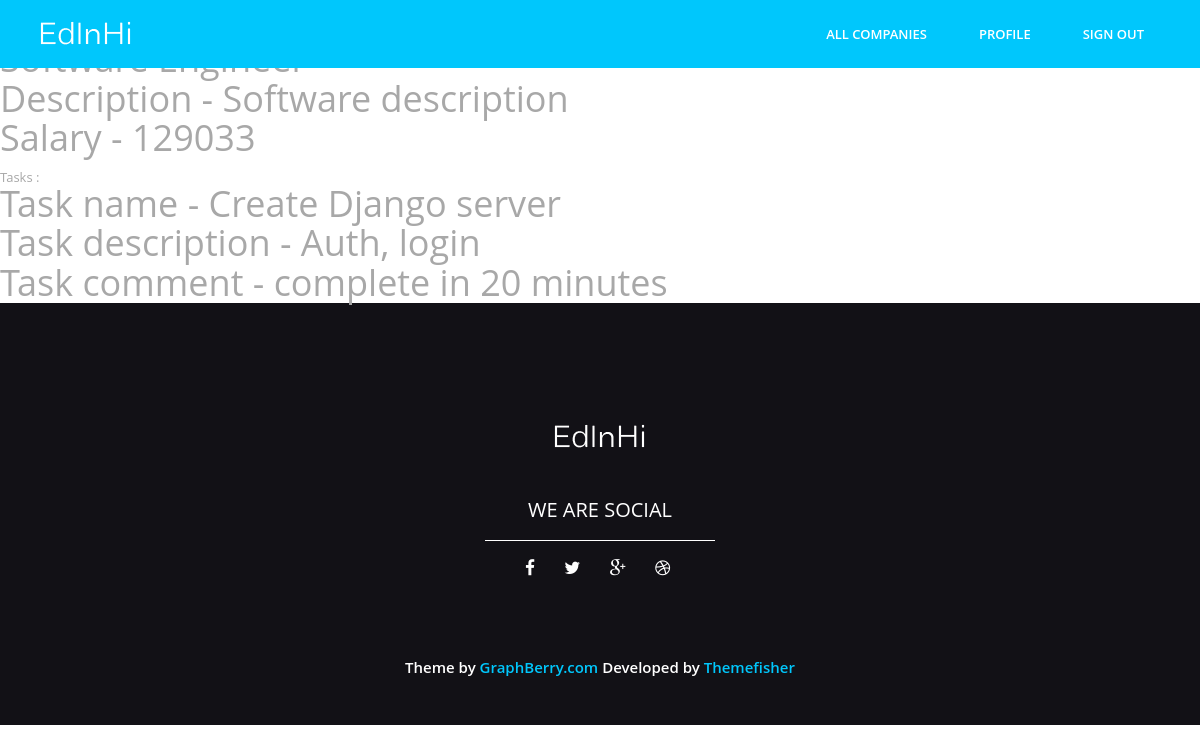
/companies/vacancy/1/ (signed in), run on the app's committed database.
### company/models.py (models this page shows)
class Vacancy(models.Model):
    name = models.CharField(max_length=100)
    description = models.TextField()
    salary = models.CharField(max_length=100)
    required_skills = models.ManyToManyField(Skill, blank=True)
    task = models.ManyToManyField(CompanyTask, blank=True)
    wishlist = models.ForeignKey(WishList, blank=True, null=True)

### tasks/models.py (models this page shows)
class CompanyTask(models.Model):
    name = models.CharField(max_length=200)
    comment_to_task = models.TextField()
    description = models.TextField()
    contact_email = models.EmailField()
    phone = models.CharField(max_length=20, null=True, blank=True)
    pub_date = models.DateTimeField('date published', default = timezone.now)

### companies_app/views.py (the view)
# urls.py: url(r'^vacancy/(?P<pk>[0-9]+)/', views.detail_vacancy, name='detail_vacancy'),
@login_required
def detail_vacancy(request, pk):
    vacancy = get_object_or_404(Vacancy, pk=pk)
    return render(request, 'companies/detail_vacancy.html', {'vacancy' : vacancy})

### companies_app/templates/companies/detail_vacancy.html (shortened to what this page needs)
{% extends 'main_app/base.html' %}
{% block content %}
    <br><br><br>
    <h1>{{ vacancy.name }}</h1>
    <h1>Description -  {{ vacancy.description }}</h1>
    <h1>Salary - {{ vacancy.salary }}</h1>
    <br>
    <p>Tasks : </p>
    {% for each_task in vacancy.task.all %}
        <h1>Task name - {{ each_task.name }}</h1>
        <h1>Task description - {{ each_task.description }}</h1>
        <h1>Task comment - {{ each_task.comment_to_task }}</h1>
    {% endfor %}
{% endblock %}

### main_app/static/css/main.css (style rules this page uses)
body { background-color: #fff; font-family: 'Open Sans', sans-serif; line-height: 1; font-size: 13px; color: #a8a8a8; }
figure, p { margin: 0; }
h1, h2, h3, h4, h5, h6 { font-family: 'Open Sans', sans-serif; font-weight: normal; margin: 0; }

### data on the page
Vacancy: description "Software description", salary "129033"
CompanyTask: name "Create Django server", description "Auth, login", comment_to_task "complete in 20 minutes"
